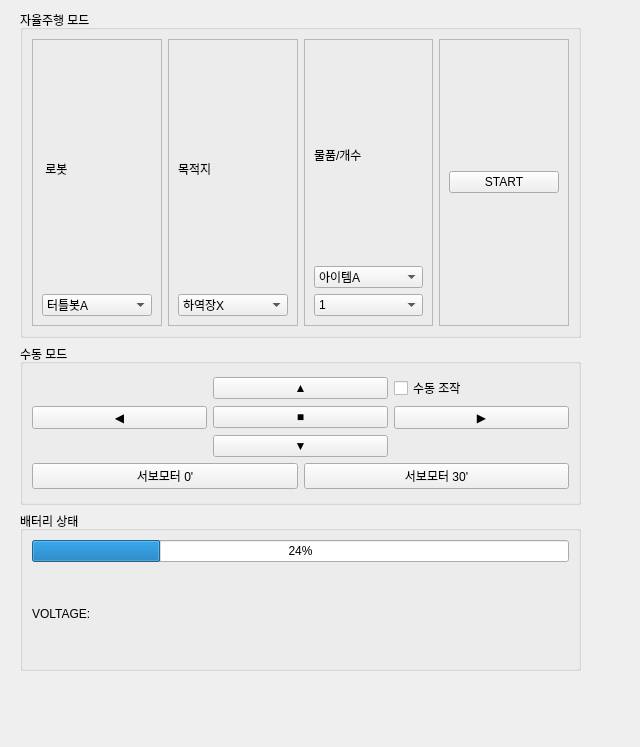
<?xml version="1.0" encoding="UTF-8"?>
<ui version="4.0">
 <class>Tab1</class>
 <widget class="QWidget" name="Tab1">
  <property name="geometry">
   <rect>
    <x>0</x>
    <y>0</y>
    <width>640</width>
    <height>747</height>
   </rect>
  </property>
  <property name="windowTitle">
   <string>Form</string>
  </property>
  <widget class="QWidget" name="verticalLayoutWidget_4">
   <property name="geometry">
    <rect>
     <x>20</x>
     <y>10</y>
     <width>561</width>
     <height>661</height>
    </rect>
   </property>
   <layout class="QVBoxLayout" name="verticalLayout_7">
    <item>
     <widget class="QGroupBox" name="groupBox">
      <property name="title">
       <string>자율주행 모드</string>
      </property>
      <layout class="QVBoxLayout" name="verticalLayout_6">
       <item>
        <layout class="QHBoxLayout" name="horizontalLayout_4" stretch="1,1,1,1">
         <item>
          <widget class="QFrame" name="frame_2">
           <property name="sizePolicy">
            <sizepolicy hsizetype="Preferred" vsizetype="Preferred">
             <horstretch>1</horstretch>
             <verstretch>1</verstretch>
            </sizepolicy>
           </property>
           <property name="frameShape">
            <enum>QFrame::Shape::StyledPanel</enum>
           </property>
           <property name="frameShadow">
            <enum>QFrame::Shadow::Raised</enum>
           </property>
           <layout class="QVBoxLayout" name="verticalLayout_2">
            <item>
             <widget class="QLabel" name="label">
              <property name="text">
               <string> 로봇</string>
              </property>
             </widget>
            </item>
            <item>
             <widget class="QComboBox" name="cbRobot">
              <item>
               <property name="text">
                <string>터틀봇A</string>
               </property>
              </item>
              <item>
               <property name="text">
                <string>터틀봇B</string>
               </property>
              </item>
             </widget>
            </item>
           </layout>
          </widget>
         </item>
         <item>
          <widget class="QFrame" name="frame_3">
           <property name="sizePolicy">
            <sizepolicy hsizetype="Preferred" vsizetype="Preferred">
             <horstretch>1</horstretch>
             <verstretch>1</verstretch>
            </sizepolicy>
           </property>
           <property name="frameShape">
            <enum>QFrame::Shape::StyledPanel</enum>
           </property>
           <property name="frameShadow">
            <enum>QFrame::Shadow::Raised</enum>
           </property>
           <layout class="QVBoxLayout" name="verticalLayout_9">
            <item>
             <widget class="QLabel" name="label_3">
              <property name="text">
               <string>목적지</string>
              </property>
             </widget>
            </item>
            <item>
             <widget class="QComboBox" name="cbDest">
              <item>
               <property name="text">
                <string>하역장X</string>
               </property>
              </item>
              <item>
               <property name="text">
                <string>하역장Y</string>
               </property>
              </item>
              <item>
               <property name="text">
                <string>하역장Z</string>
               </property>
              </item>
              <item>
               <property name="text">
                <string>상차장</string>
               </property>
              </item>
              <item>
               <property name="text">
                <string>충전소A</string>
               </property>
              </item>
              <item>
               <property name="text">
                <string>충전소B</string>
               </property>
              </item>
             </widget>
            </item>
           </layout>
          </widget>
         </item>
         <item>
          <widget class="QFrame" name="frame_4">
           <property name="sizePolicy">
            <sizepolicy hsizetype="Preferred" vsizetype="Preferred">
             <horstretch>1</horstretch>
             <verstretch>1</verstretch>
            </sizepolicy>
           </property>
           <property name="frameShape">
            <enum>QFrame::Shape::StyledPanel</enum>
           </property>
           <property name="frameShadow">
            <enum>QFrame::Shadow::Raised</enum>
           </property>
           <layout class="QVBoxLayout" name="verticalLayout_10">
            <item>
             <widget class="QLabel" name="label_4">
              <property name="text">
               <string>물품/개수</string>
              </property>
             </widget>
            </item>
            <item>
             <widget class="QComboBox" name="cbItem">
              <item>
               <property name="text">
                <string>아이템A</string>
               </property>
              </item>
              <item>
               <property name="text">
                <string>아이템B</string>
               </property>
              </item>
              <item>
               <property name="text">
                <string>아이템C</string>
               </property>
              </item>
             </widget>
            </item>
            <item>
             <widget class="QComboBox" name="cbCount">
              <item>
               <property name="text">
                <string>1</string>
               </property>
              </item>
              <item>
               <property name="text">
                <string>2</string>
               </property>
              </item>
              <item>
               <property name="text">
                <string>3</string>
               </property>
              </item>
              <item>
               <property name="text">
                <string>4</string>
               </property>
              </item>
              <item>
               <property name="text">
                <string>5</string>
               </property>
              </item>
             </widget>
            </item>
           </layout>
          </widget>
         </item>
         <item>
          <widget class="QFrame" name="frame_5">
           <property name="sizePolicy">
            <sizepolicy hsizetype="Preferred" vsizetype="Preferred">
             <horstretch>1</horstretch>
             <verstretch>1</verstretch>
            </sizepolicy>
           </property>
           <property name="frameShape">
            <enum>QFrame::Shape::StyledPanel</enum>
           </property>
           <property name="frameShadow">
            <enum>QFrame::Shadow::Raised</enum>
           </property>
           <layout class="QVBoxLayout" name="verticalLayout_11">
            <item>
             <widget class="QPushButton" name="btnStart">
              <property name="text">
               <string>START</string>
              </property>
             </widget>
            </item>
           </layout>
          </widget>
         </item>
        </layout>
       </item>
      </layout>
     </widget>
    </item>
    <item>
     <layout class="QVBoxLayout" name="verticalLayout_3">
      <item>
       <widget class="QGroupBox" name="groupBattery_2">
        <property name="title">
         <string>수동 모드</string>
        </property>
        <layout class="QVBoxLayout" name="verticalLayout_5">
         <item>
          <layout class="QVBoxLayout" name="verticalLayout">
           <item>
            <layout class="QHBoxLayout" name="horizontalLayout">
             <item>
              <layout class="QGridLayout" name="gridLayout">
               <item row="1" column="2">
                <widget class="QPushButton" name="pPBRight">
                 <property name="text">
                  <string>▶</string>
                 </property>
                </widget>
               </item>
               <item row="2" column="1">
                <widget class="QPushButton" name="pPBBackward">
                 <property name="text">
                  <string>▼</string>
                 </property>
                </widget>
               </item>
               <item row="0" column="1">
                <widget class="QPushButton" name="pPBForward">
                 <property name="text">
                  <string>▲</string>
                 </property>
                </widget>
               </item>
               <item row="1" column="1">
                <widget class="QPushButton" name="pPBStop">
                 <property name="text">
                  <string>■</string>
                 </property>
                </widget>
               </item>
               <item row="1" column="0">
                <widget class="QPushButton" name="pPBLeft">
                 <property name="text">
                  <string>◀</string>
                 </property>
                </widget>
               </item>
               <item row="0" column="2">
                <widget class="QCheckBox" name="checkBox">
                 <property name="text">
                  <string>수동 조작</string>
                 </property>
                </widget>
               </item>
              </layout>
             </item>
            </layout>
           </item>
           <item>
            <layout class="QHBoxLayout" name="horizontalLayout_2">
             <item>
              <widget class="QPushButton" name="pPBServo0">
               <property name="text">
                <string>서보모터 0'</string>
               </property>
              </widget>
             </item>
             <item>
              <widget class="QPushButton" name="pPBServo30">
               <property name="text">
                <string>서보모터 30'</string>
               </property>
              </widget>
             </item>
            </layout>
           </item>
          </layout>
         </item>
        </layout>
       </widget>
      </item>
      <item>
       <widget class="QGroupBox" name="groupBattery">
        <property name="title">
         <string>배터리 상태</string>
        </property>
        <layout class="QVBoxLayout" name="verticalLayout_4">
         <item>
          <widget class="QProgressBar" name="barBattery">
           <property name="value">
            <number>24</number>
           </property>
          </widget>
         </item>
         <item>
          <layout class="QHBoxLayout" name="horizontalLayout_3">
           <item>
            <widget class="QLabel" name="lblVoltageValue">
             <property name="text">
              <string>VOLTAGE:</string>
             </property>
            </widget>
           </item>
          </layout>
         </item>
        </layout>
       </widget>
      </item>
     </layout>
    </item>
   </layout>
  </widget>
 </widget>
 <resources/>
 <connections/>
</ui>
